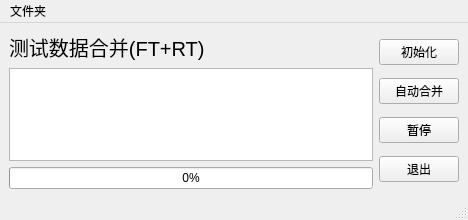
<?xml version="1.0" encoding="UTF-8"?>
<ui version="4.0">
 <class>MainWindow</class>
 <widget class="QMainWindow" name="MainWindow">
  <property name="geometry">
   <rect>
    <x>0</x>
    <y>0</y>
    <width>468</width>
    <height>220</height>
   </rect>
  </property>
  <property name="maximumSize">
   <size>
    <width>700</width>
    <height>500</height>
   </size>
  </property>
  <property name="windowTitle">
   <string>MainWindow</string>
  </property>
  <widget class="QWidget" name="centralwidget">
   <layout class="QGridLayout" name="gridLayout">
    <item row="0" column="1">
     <layout class="QVBoxLayout" name="verticalLayout">
      <item>
       <widget class="QPushButton" name="init_pushButton">
        <property name="text">
         <string>初始化</string>
        </property>
       </widget>
      </item>
      <item>
       <widget class="QPushButton" name="merge_pushButton">
        <property name="text">
         <string>自动合并</string>
        </property>
       </widget>
      </item>
      <item>
       <widget class="QPushButton" name="stop_pushButton">
        <property name="text">
         <string>暂停</string>
        </property>
       </widget>
      </item>
      <item>
       <widget class="QPushButton" name="close_pushButton">
        <property name="text">
         <string>退出</string>
        </property>
       </widget>
      </item>
     </layout>
    </item>
    <item row="0" column="0">
     <layout class="QVBoxLayout" name="verticalLayout_2">
      <item>
       <widget class="QLabel" name="title_label">
        <property name="font">
         <font>
          <pointsize>15</pointsize>
         </font>
        </property>
        <property name="text">
         <string>测试数据合并(FT+RT)</string>
        </property>
       </widget>
      </item>
      <item>
       <widget class="QTextBrowser" name="news_textBrowser"/>
      </item>
      <item>
       <widget class="QProgressBar" name="progressBar_1">
        <property name="value">
         <number>0</number>
        </property>
        <property name="alignment">
         <set>Qt::AlignCenter</set>
        </property>
        <property name="textDirection">
         <enum>QProgressBar::TopToBottom</enum>
        </property>
       </widget>
      </item>
     </layout>
    </item>
   </layout>
  </widget>
  <widget class="QMenuBar" name="menubar">
   <property name="geometry">
    <rect>
     <x>0</x>
     <y>0</y>
     <width>468</width>
     <height>22</height>
    </rect>
   </property>
   <widget class="QMenu" name="folder_menu">
    <property name="title">
     <string>文件夹</string>
    </property>
    <addaction name="BP_merge_folder_action"/>
    <addaction name="TG_merge_folder_action"/>
   </widget>
   <addaction name="folder_menu"/>
  </widget>
  <widget class="QStatusBar" name="statusbar"/>
  <action name="BP_merge_folder_action">
   <property name="text">
    <string>BP_merge_folder</string>
   </property>
  </action>
  <action name="TG_merge_folder_action">
   <property name="text">
    <string>TG_merge_folder</string>
   </property>
  </action>
 </widget>
 <resources/>
 <connections/>
</ui>
